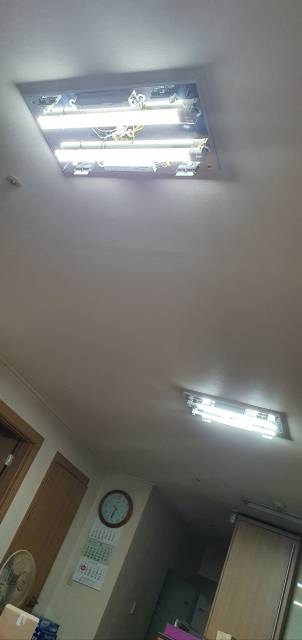
#> input picture images/lights.png, 302 x 640 px
$ python light_ROI.py
#> lines starting #> are read from the running program, lines starting #| are printed output that depends on the picture; after the words box and inside, x2 and y2 are one past the last pixel; in counts of white or black regions, pixels touching at a corner belong together
import cv2
import numpy as np

# 이미지 불러오기
image = cv2.imread('images/lights.png')
#> image is the input picture: shape (640, 302, 3); mean B, G, R 112.5, 116.1, 116.4
gray = cv2.cvtColor(image, cv2.COLOR_BGR2GRAY)
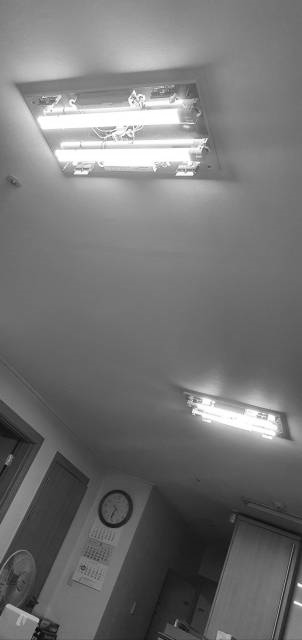
#> gray: shape (640, 302); min 5, max 255, mean 115.8
#print(image.shape)

# 임계값 설정
threshold_value = 252

# 임계값 이상 = white, 이하 = black -> cv2.THRESH_BINARY 사용
_, thr_binary = cv2.threshold(gray, threshold_value, 255, cv2.THRESH_BINARY)
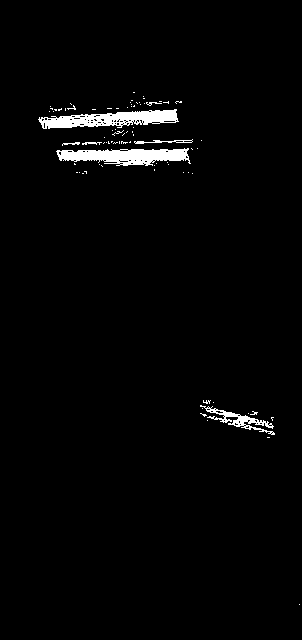
#> thr_binary: shape (640, 302); 2.1% white; 80 white regions (73 under 20 px), largest, box (x1, y1, x2, y2) and area: (56, 148, 191, 166) 1570, (38, 109, 179, 129) 1563, (200, 405, 275, 435) 526

# 임계값 처리된 이미지 show
cv2.imshow("threshold binary image", thr_binary)
cv2.waitKey(0)
cv2.destroyAllWindows()


# 연결된 컴포넌트 찾기
# num_labels : 객체 수 + 1 (배경)
# labels : 객체 번호
# stats : N행 5열, N은 객체수 + 1 (num_labels), 각 정보 5열에는 x, y, width, height, area (면적, 픽셀 수) 순으로 담겨있음.
# centroids : N행 2열, x,y 각 객체별 무게중심좌표 - ROI 그릴 때 사용
# connectivity=8 : 8방향 이웃 연결관계 (대각선 포함)
num_labels, labels, stats, centroids = cv2.connectedComponentsWithStats(thr_binary, connectivity=8)
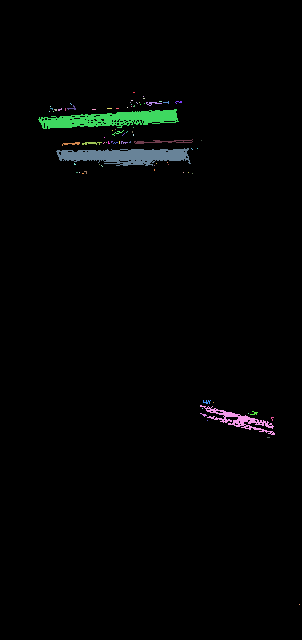
#> labels: shape (640, 302) int32; 81 distinct labels, from 0 to 80; one colour per label, 0 black
#> num_labels = 81; stats = 81 rows, first 6: [0, 0, 302, 640, 189172], [133, 92, 2, 1, 2], [143, 96, 1, 1, 1], [143, 98, 2, 1, 2], [131, 100, 2, 1, 2], [159, 101, 3, 1, 3]; centroids = 81 pairs, first value 49 to 299, second value 92 to 604

# 각 컴포넌트의 면적 계산 - ROI 면적 TOP 5개만 추려낼 것이므로 모든 객체의 면적 데이터를 저장함
areas = stats[:, cv2.CC_STAT_AREA]
#> areas = 81 values, max 189172 at index 0, min 1 at index 2, mean 2386.2

#print(areas) # 면적을 찍을 경우 나오는 결과
#[189172      2      1      2      2      3      8     10      2      1
#      2      1      1     26     16      1      3      1      1      1
#      1      4      5      7      3      4      5      3   1563      1
#      1      1      1      1     16      2      2      3      2      1
#    114      4      3      3     11      3      1     33     37      2
#      1      5   1570      2      1      3      1      1      1      2
#      1      1      2      5      2      1      2      1      1      1
#     17      1    526      1     15     11      1      6      1      3
#      1]

# TOP5 정렬을 위해 면적을 기준으로 컴포넌트를 내림차순으로 정렬
sorted_indices = np.argsort(areas)[::-1]
#> sorted_indices = 81 values, max 80 at index 75, min 0 at index 0, mean 40


#print(sorted_indices) # 상위 면적 Top5의 객체별 index를 구함. -areas를 해도 되고 areas[::-1]로 해도됨. (내림차순 정렬 시)
#[ 0 52 28 72 40 48 47 13 70 34 14 74 44 75  7  6 23 77 22 63 51 26 41 21
# 25 79 27 42 43 16 24  5 45 37 55 64 36 66 49 62 59 10 35  8  3  1 53  4
# 38 69 67 15  2 68 73 12 11  9 18 71 76 17 46 19 20 50 54 56 39 57 58 33
# 32 31 30 29 78 60 61 65 80]
# 상위 5개의 컴포넌트에 대한 ROI 그리기

for i in range(1,6): #5개 상위 객체에 대하여 idx, left, top, width, height 정보를 구함 idx로는 객체번호, 해당 번호로 stats행에 넣어 열의 좌표구함
    idx = sorted_indices[i]
    left = stats[idx, cv2.CC_STAT_LEFT]
    top = stats[idx, cv2.CC_STAT_TOP]
    width = stats[idx, cv2.CC_STAT_WIDTH]
    height = stats[idx, cv2.CC_STAT_HEIGHT]

    #각 stat에서 얻은 정보를 통해 image에 cv2.rectangle로 사각형을 그려넣음 -> 5개.
    cv2.rectangle(image, (left, top), (left + width, top + height), (0, 255, 0), 2)
#> this loop made 5 passes
#> (idx, left, top, width, height) on passes 1 to 5: (52, 56, 148, 135, 18), (28, 38, 109, 141, 20), (72, 200, 405, 75, 30), (40, 134, 139, 59, 5), (48, 82, 142, 20, 3)
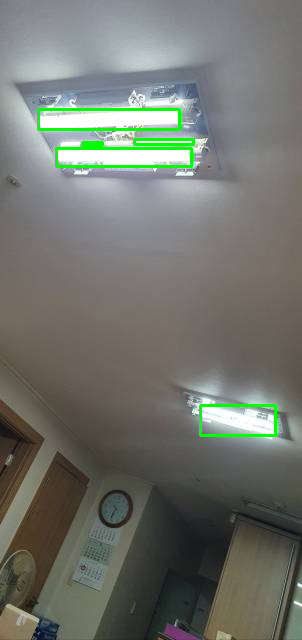
#> image: shape (640, 302, 3); 1.56% of pixels changed, all inside (x1, y1, x2, y2) = (37, 108, 277, 437)

# 결과를 화면에 표시
cv2.imshow('Top 5 LIGHT AREA with ROI Drawing', image)
cv2.waitKey(0)
cv2.destroyAllWindows()
